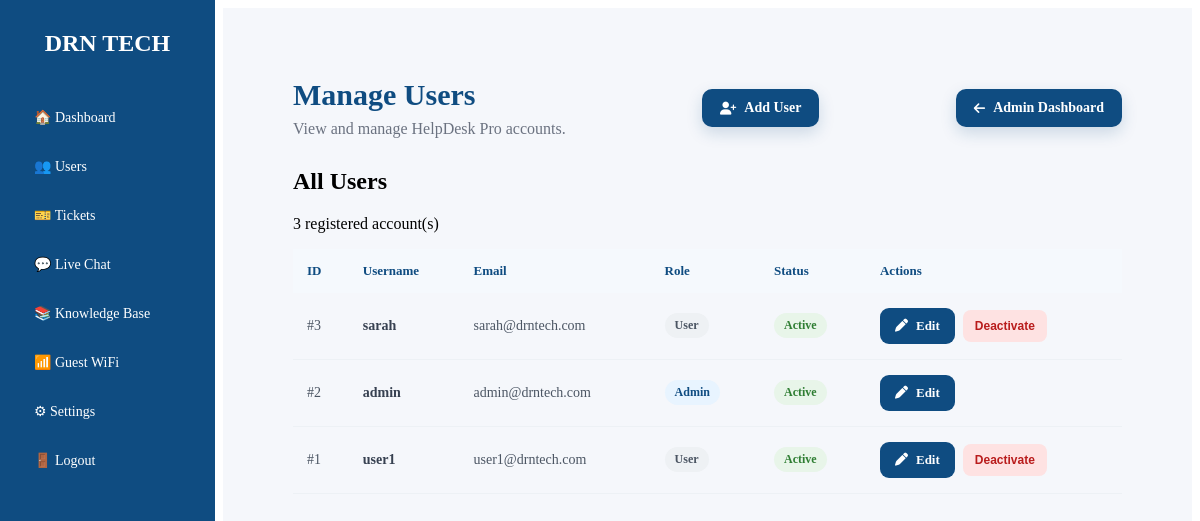
/admin/users (signed in), run on the app's committed database.
### app.py (models this page shows, shortened)
class User(UserMixin, db.Model):
    id = db.Column(
        db.Integer,
        primary_key=True,
    )
    username = db.Column(
        db.String(100),
        nullable=False,
    )
    email = db.Column(
        db.String(120),
        unique=True,
        nullable=False,
    )
    password = db.Column(
        db.String(255),
        nullable=False,
    )
    is_admin = db.Column(
        db.Boolean,
        default=False,
        nullable=False,
    )
    is_active = db.Column(
        db.Boolean,
        default=True,
        nullable=False,
    )

### app.py (the view)
@app.route("/admin/users")
@admin_required
def admin_users():
    users = User.query.order_by(
        User.id.desc()
    ).all()
    return render_template(
        "admin/users.html",
        users=users,
    )

### app.py (called while the page is built, shortened)
@login_manager.user_loader
def load_user(user_id):
    user = db.session.get(User, int(user_id))
    if not user:
        return None
    if not user.is_active:
        return None
    return user

def admin_required(f):
    @wraps(f)
    @login_required
    def decorated_function(*args, **kwargs):
        return f(*args, **kwargs)
    return decorated_function

### templates/admin/users.html (shortened to what this page needs)
{% extends "base.html" %}
{% block content %}
<div class="admin-page">
    <div class="admin-header">
        <div>
            <h1>Manage Users</h1>
            <p>
                View and manage HelpDesk Pro accounts.
            </p>
        </div>
        <a
    href="{{ url_for('add_user') }}"
    class="create-ticket-btn"
>
    <i class="fa-solid fa-user-plus"></i>
    Add User
</a>
        <a
            href="{{ url_for('admin_dashboard') }}"
            class="create-ticket-btn"
        >
            <i class="fa-solid fa-arrow-left"></i>
            Admin Dashboard
        </a>
    </div>
    <div class="admin-card">
        <div class="admin-card-header">
            <div>
                <h2>All Users</h2>
                <p>
                    {{ users|length }} registered account(s)
                </p>
            </div>
        </div>
        <div class="admin-table-wrapper">
            <table class="admin-table">
                <thead>
                    <tr>
                        <th>ID</th>
                        <th>Username</th>
                        <th>Email</th>
                        <th>Role</th>
                        <th>Status</th>
                        <th>Actions</th>
                    </tr>
                </thead>
                <tbody>
                    {% for user in users %}
                    <tr>
                        <td>
                            #{{ user.id }}
                        </td>
                        <td>
                            <strong>
                                {{ user.username }}
                            </strong>
                        </td>
                        <td>
                            {{ user.email }}
                        </td>
                        <td>
                            {% if user.is_admin %}
                                <span class="admin-role">
                                    Admin
                                </span>
                            {% else %}
                                <span class="user-role">
                                    User
                                </span>
                            {% endif %}
                        </td>
                        <td>
    {% if user.is_active %}
        <span class="active-user-badge">
            Active
        </span>
    {% else %}
        <span class="inactive-user-badge">
            Inactive
        </span>
    {% endif %}
</td>
        <td>
            <div class="user-actions">
    <a
        href="{{ url_for('edit_user', user_id=user.id) }}"
        class="admin-view-btn"
    >
        <i class="fa-solid fa-pen"></i>
        Edit
    </a>
     {% if user.id != current_user.id %}
            <form
                method="POST"
                action="{{ url_for(
                    'toggle_user_status',
                    user_id=user.id
                ) }}"
            >
                {% if user.is_active %}
                    <button
                        type="submit"
                        class="deactivate-user-btn"
                    >
                        Deactivate
                    </button>
                {% endif %}
            </form>
        {% endif %}
        </div>
</td>
                    </tr>
                    {% else %}
                    <tr>
                        <td colspan="6">
                            No users found.
                        </td>
                    </tr>
                    {% endfor %}
                </tbody>
            </table>
        </div>
    </div>
</div>
{% endblock %}

### static/css/dashboard.css (style rules this page uses)
.create-ticket-btn { display: inline-flex; align-items: center; justify-content: center; gap: 8px; padding: 11px 18px; border-radius: 10px; background: #0F4C81; color: #ffffff; font-size: 14px; font-weight: 600; text-decoration: none; box-shadow: 0 6px 16px rgba(15, 76, 129, 0.18); transition: transform 0.2s ease, box-shadow 0.2s ease, background 0.2s ease; }
.create-ticket-btn i { font-size: 13px; }

### static/css/admin.css (style rules this page uses)
.admin-page { padding: 30px; }
.admin-header { display: flex; justify-content: space-between; align-items: center; gap: 20px; margin-bottom: 30px; }
.admin-header h1 { margin: 0 0 8px; color: #0F4C81; font-size: 30px; }
.admin-header p { margin: 0; color: #6b7280; }
.admin-view-btn { display: inline-flex; align-items: center; gap: 8px; padding: 10px 15px; background: #0F4C81; color: #ffffff; border-radius: 9px; text-decoration: none; font-size: 13px; font-weight: 600; transition: 0.25s ease; }
.admin-table-wrapper { width: 100%; overflow-x: auto; }
.admin-table { width: 100%; border-collapse: collapse; }
.admin-table th { padding: 14px; text-align: left; background: #f5f9fd; color: #0F4C81; font-size: 13px; }
.admin-table td { padding: 15px 14px; border-bottom: 1px solid #edf1f5; color: #4b5563; font-size: 14px; }
.admin-table tbody tr { transition: 0.2s ease; }
.admin-table td strong { color: #374151; }
.admin-role, .user-role { display: inline-flex; align-items: center; padding: 5px 10px; border-radius: 20px; font-size: 12px; font-weight: 600; }
.admin-role { background: #e8f4ff; color: #0F4C81; }
.user-role { background: #eef1f4; color: #4b5563; }
.active-user-badge, .inactive-user-badge { display: inline-flex; align-items: center; padding: 5px 10px; border-radius: 20px; font-size: 12px; font-weight: 600; }
.active-user-badge { background: #e8f5e9; color: #2e7d32; }
.user-actions { display: flex; align-items: center; gap: 8px; }
.user-actions form { margin: 0; }
.activate-user-btn, .deactivate-user-btn { padding: 9px 12px; border: none; border-radius: 8px; font-size: 12px; font-weight: 600; cursor: pointer; }
.deactivate-user-btn { background: #fee2e2; color: #b91c1c; }

### data on the page
User: id "3", username "sarah", email "sarah@drntech.com", is_admin "User", is_active "Active"
User: id "2", username "admin", email "admin@drntech.com", is_admin "Admin", is_active "Active"
User: id "1", username "user1", email "user1@drntech.com", is_admin "User", is_active "Active"

### other printed values
{{ users|length }} "3"
